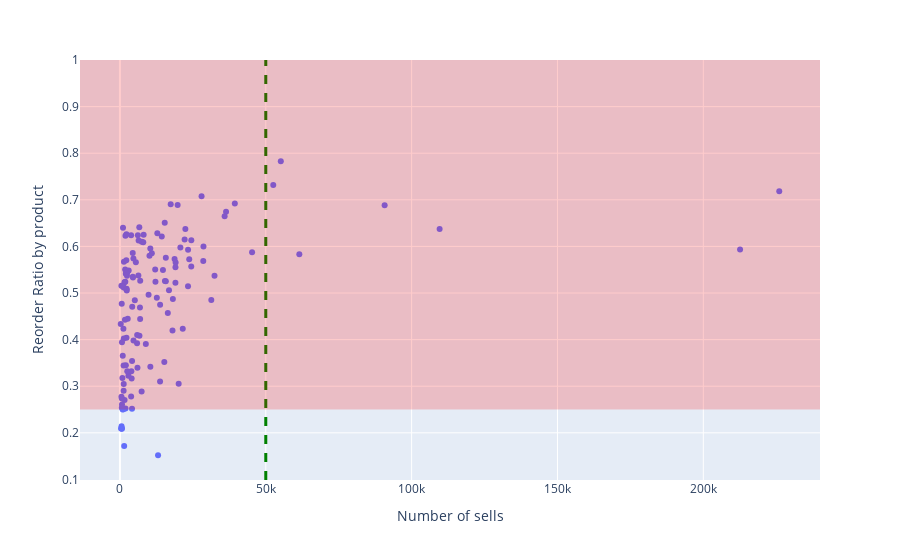

Write notebook code for a chart like this one.
### Code cell
import plotly.express as px
df__ = Q6_products
fig = px.scatter(df__, x="Number of sells", y="Reorder Ratio by product")
fig.add_vline(x=50000, line_width=3, line_dash="dash", line_color="green")
fig.add_hrect(y0=0.25, y1=1, line_width=0, fillcolor="red", opacity=0.2)
fig.show()

### Figure 1 — Plotly figure (JSON) as saved in the notebook; plotly's stock layout.template omitted (floating-point values rounded to 4 significant figures; data arrays with more than 128 entries replaced by an {"elided": "..."} marker saying what was removed)
{"data": [{"hovertemplate": "Number of sells=%{x}<br>Reorder Ratio by product=%{y}<extra></extra>", "legendgroup": "", "marker": {"color": "#636efa", "symbol": "circle"}, "mode": "markers", "name": "", "orientation": "v", "showlegend": false, "type": "scatter", "x": {"elided": "133 int values"}, "xaxis": "x", "y": {"elided": "133 float values"}, "yaxis": "y"}], "layout": {"legend": {"tracegroupgap": 0}, "margin": {"t": 60}, "shapes": [{"line": {"color": "green", "dash": "dash", "width": 3}, "type": "line", "x0": 50000, "x1": 50000, "xref": "x", "y0": 0, "y1": 1, "yref": "y domain"}, {"fillcolor": "red", "line": {"width": 0}, "opacity": 0.2, "type": "rect", "x0": 0, "x1": 1, "xref": "x domain", "y0": 0.25, "y1": 1, "yref": "y"}], "xaxis": {"anchor": "y", "domain": [0, 1], "title": {"text": "Number of sells"}}, "yaxis": {"anchor": "x", "domain": [0, 1], "title": {"text": "Reorder Ratio by product"}}}}
